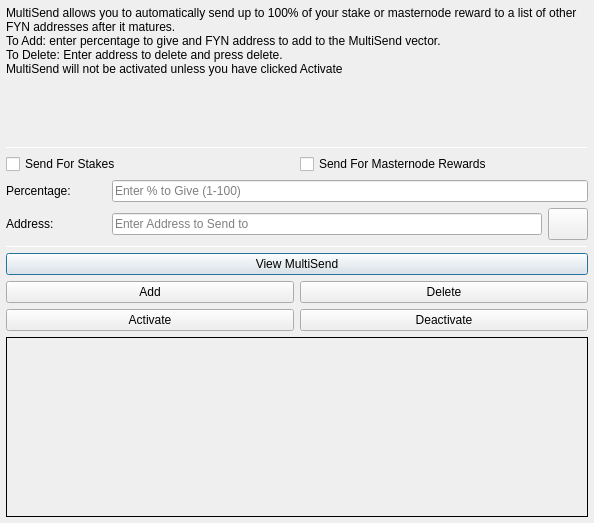
<?xml version="1.0" encoding="UTF-8"?>
<ui version="4.0">
 <class>MultiSendDialog</class>
 <widget class="QDialog" name="MultiSendDialog">
  <property name="windowModality">
   <enum>Qt::NonModal</enum>
  </property>
  <property name="geometry">
   <rect>
    <x>0</x>
    <y>0</y>
    <width>594</width>
    <height>523</height>
   </rect>
  </property>
  <property name="windowTitle">
   <string>MultiSend</string>
  </property>
  <layout class="QVBoxLayout" name="verticalLayout" stretch="0">
   <property name="leftMargin">
    <number>6</number>
   </property>
   <property name="topMargin">
    <number>6</number>
   </property>
   <property name="rightMargin">
    <number>6</number>
   </property>
   <property name="bottomMargin">
    <number>6</number>
   </property>
   <item>
    <layout class="QVBoxLayout" name="verticalLayout_Main" stretch="1,1,1,1,1,1">
     <item>
      <widget class="QLabel" name="label_2">
       <property name="lineWidth">
        <number>1</number>
       </property>
       <property name="text">
        <string>MultiSend allows you to automatically send up to 100% of your stake or masternode reward to a list of other FYN addresses after it matures.
To Add: enter percentage to give and FYN address to add to the MultiSend vector.
To Delete: Enter address to delete and press delete.
MultiSend will not be activated unless you have clicked Activate</string>
       </property>
       <property name="alignment">
        <set>Qt::AlignLeading|Qt::AlignLeft|Qt::AlignTop</set>
       </property>
       <property name="wordWrap">
        <bool>true</bool>
       </property>
      </widget>
     </item>
     <item>
      <widget class="Line" name="line">
       <property name="minimumSize">
        <size>
         <width>0</width>
         <height>1</height>
        </size>
       </property>
       <property name="maximumSize">
        <size>
         <width>16777215</width>
         <height>1</height>
        </size>
       </property>
       <property name="orientation">
        <enum>Qt::Horizontal</enum>
       </property>
      </widget>
     </item>
     <item>
      <layout class="QVBoxLayout" name="verticalLayout_Settings">
       <item>
        <layout class="QHBoxLayout" name="horizontalLayout">
         <item>
          <widget class="QCheckBox" name="multiSendStakeCheckBox">
           <property name="text">
            <string>Send For Stakes</string>
           </property>
          </widget>
         </item>
         <item>
          <widget class="QCheckBox" name="multiSendMasternodeCheckBox">
           <property name="text">
            <string>Send For Masternode Rewards</string>
           </property>
          </widget>
         </item>
        </layout>
       </item>
       <item>
        <layout class="QHBoxLayout" name="horizontalLayout_6">
         <item>
          <widget class="QLabel" name="label">
           <property name="minimumSize">
            <size>
             <width>100</width>
             <height>0</height>
            </size>
           </property>
           <property name="toolTip">
            <string>Percentage of stake to send</string>
           </property>
           <property name="text">
            <string>Percentage:</string>
           </property>
          </widget>
         </item>
         <item>
          <widget class="QLineEdit" name="multiSendPercentEdit">
           <property name="toolTip">
            <string>Enter whole numbers 1 - 100</string>
           </property>
           <property name="placeholderText">
            <string>Enter % to Give (1-100)</string>
           </property>
          </widget>
         </item>
        </layout>
       </item>
       <item>
        <layout class="QHBoxLayout" name="horizontalLayout_7">
         <item>
          <widget class="QLabel" name="label_5">
           <property name="minimumSize">
            <size>
             <width>100</width>
             <height>0</height>
            </size>
           </property>
           <property name="toolTip">
            <string>Address to send portion of stake to</string>
           </property>
           <property name="text">
            <string>Address:</string>
           </property>
          </widget>
         </item>
         <item>
          <widget class="QLineEdit" name="multiSendAddressEdit">
           <property name="toolTip">
            <string/>
           </property>
           <property name="placeholderText">
            <string>Enter Address to Send to</string>
           </property>
          </widget>
         </item>
         <item>
          <widget class="QPushButton" name="addressBookButton">
           <property name="maximumSize">
            <size>
             <width>16777215</width>
             <height>32</height>
            </size>
           </property>
           <property name="toolTip">
            <string>Choose an address from the address book</string>
           </property>
           <property name="text">
            <string/>
           </property>
           <property name="icon">
            <iconset resource="../fyncoin.qrc">
             <normaloff>:/icons/address-book</normaloff>:/icons/address-book</iconset>
           </property>
           <property name="shortcut">
            <string>Alt+A</string>
           </property>
           <property name="autoDefault">
            <bool>false</bool>
           </property>
          </widget>
         </item>
        </layout>
       </item>
      </layout>
     </item>
     <item>
      <widget class="Line" name="line_2">
       <property name="minimumSize">
        <size>
         <width>0</width>
         <height>1</height>
        </size>
       </property>
       <property name="maximumSize">
        <size>
         <width>16777215</width>
         <height>1</height>
        </size>
       </property>
       <property name="orientation">
        <enum>Qt::Horizontal</enum>
       </property>
      </widget>
     </item>
     <item>
      <layout class="QVBoxLayout" name="verticalLayout_Buttons">
       <item>
        <layout class="QHBoxLayout" name="horizontalLayout_4">
         <item>
          <widget class="QPushButton" name="viewButton">
           <property name="toolTip">
            <string/>
           </property>
           <property name="statusTip">
            <string>View MultiSend Vector</string>
           </property>
           <property name="text">
            <string>View MultiSend</string>
           </property>
          </widget>
         </item>
        </layout>
       </item>
       <item>
        <layout class="QHBoxLayout" name="horizontalLayout_2">
         <item>
          <widget class="QPushButton" name="addButton">
           <property name="toolTip">
            <string/>
           </property>
           <property name="statusTip">
            <string>Add to MultiSend Vector</string>
           </property>
           <property name="text">
            <string>Add</string>
           </property>
          </widget>
         </item>
         <item>
          <widget class="QPushButton" name="deleteButton">
           <property name="toolTip">
            <string/>
           </property>
           <property name="statusTip">
            <string>Delete Address From MultiSend Vector</string>
           </property>
           <property name="text">
            <string>Delete</string>
           </property>
          </widget>
         </item>
        </layout>
       </item>
       <item>
        <layout class="QHBoxLayout" name="horizontalLayout_5">
         <item>
          <widget class="QPushButton" name="activateButton">
           <property name="statusTip">
            <string>Activate MultiSend</string>
           </property>
           <property name="text">
            <string>Activate</string>
           </property>
          </widget>
         </item>
         <item>
          <widget class="QPushButton" name="disableButton">
           <property name="statusTip">
            <string>Deactivate MultiSend</string>
           </property>
           <property name="text">
            <string>Deactivate</string>
           </property>
          </widget>
         </item>
        </layout>
       </item>
      </layout>
     </item>
     <item>
      <widget class="QLabel" name="message">
       <property name="minimumSize">
        <size>
         <width>0</width>
         <height>180</height>
        </size>
       </property>
       <property name="frameShape">
        <enum>QFrame::Panel</enum>
       </property>
       <property name="frameShadow">
        <enum>QFrame::Plain</enum>
       </property>
       <property name="lineWidth">
        <number>1</number>
       </property>
       <property name="midLineWidth">
        <number>1</number>
       </property>
       <property name="text">
        <string/>
       </property>
       <property name="alignment">
        <set>Qt::AlignLeading|Qt::AlignLeft|Qt::AlignTop</set>
       </property>
       <property name="wordWrap">
        <bool>true</bool>
       </property>
      </widget>
     </item>
    </layout>
   </item>
  </layout>
 </widget>
 <resources>
  <include location="../fyncoin.qrc"/>
 </resources>
 <connections/>
</ui>
